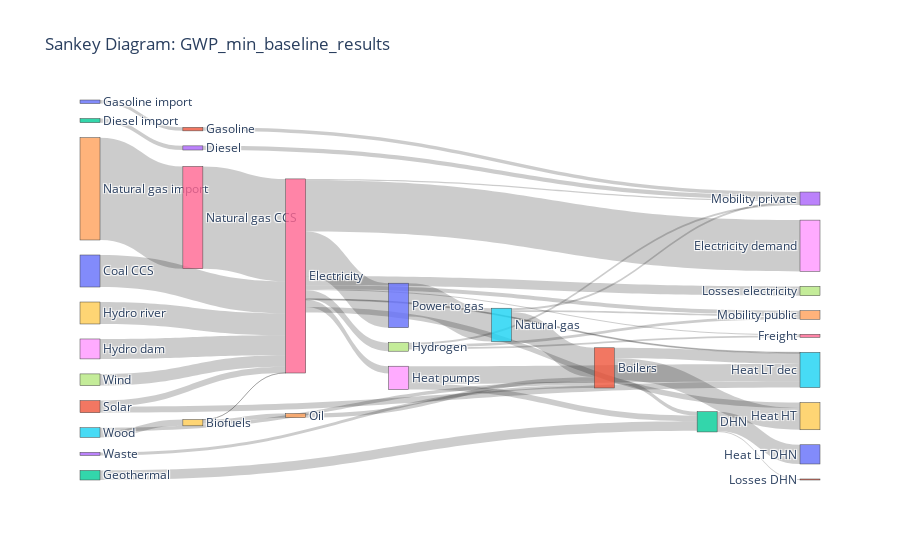

The notebook cell saved with this chart:
### Code cell
make_sankey("GWP_min_baseline_results")

### Figure 1 — Plotly figure (JSON) as saved in the notebook; plotly's stock layout.template omitted (floating-point values rounded to 4 significant figures)
{"data": [{"link": {"label": ["Gasoline import → Gasoline", "Gasoline → Mobility private", "Diesel import → Diesel", "Diesel → Mobility private", "Natural gas import → Natural gas CCS", "Natural gas → Mobility private", "Natural gas → Mobility public", "Natural gas CCS → Electricity", "Natural gas → Boilers", "Wind → Electricity", "Hydro dam → Electricity", "Hydro river → Electricity", "Coal CCS → Electricity", "Solar → Electricity", "Solar → Heat LT dec", "Geothermal → DHN", "Waste → Boilers", "Oil → Boilers", "Wood → Biofuels", "Wood → Boilers", "Electricity → Mobility private", "Electricity → Mobility public", "Electricity → Freight", "Electricity → Losses electricity", "Electricity → Electricity demand", "Electricity → Heat pumps", "Electricity → Hydrogen", "Electricity → Heat LT dec", "Electricity → Heat HT", "Hydrogen → Mobility private", "Hydrogen → Mobility public", "Hydrogen → Freight", "Heat pumps → Heat LT dec", "Heat pumps → DHN", "Biofuels → Electricity", "Biofuels → Oil", "Electricity → Power to gas", "Power to gas → Natural gas", "Boilers → Heat LT dec", "Boilers → DHN", "Boilers → Heat HT", "DHN → Heat LT DHN", "DHN → Losses DHN"], "source": [0, 1, 2, 3, 4, 5, 5, 6, 5, 7, 8, 9, 10, 11, 11, 12, 13, 14, 15, 15, 16, 16, 16, 16, 16, 16, 16, 16, 16, 17, 17, 17, 18, 18, 19, 19, 16, 20, 21, 21, 21, 22, 22], "target": [1, 23, 3, 23, 6, 23, 24, 16, 21, 16, 16, 16, 16, 16, 25, 22, 21, 21, 19, 21, 23, 24, 26, 27, 28, 18, 17, 25, 29, 23, 24, 26, 25, 22, 16, 14, 20, 5, 25, 22, 29, 30, 31], "value": [4.46, 4.46, 5.29, 5.29, 130.3, 2.49, 2.41, 130.3, 37.65, 14.85, 25.38, 27.97, 40.77, 7.73, 7.76, 12.19, 3.88, 5.3, 7.95, 4.33, 1.71, 4.9, 1.43, 11.91, 65.29, 9.24, 10.91, 1.22, 6.92, 2.7, 3.58, 2.45, 22.45, 7.31, 0.13, 5.3, 56.59, 42.55, 13.47, 4.88, 27.67, 24.47, 1.29]}, "node": {"label": ["Gasoline import", "Gasoline", "Diesel import", "Diesel", "Natural gas import", "Natural gas", "Natural gas CCS", "Wind", "Hydro dam", "Hydro river", "Coal CCS", "Solar", "Geothermal", "Waste", "Oil", "Wood", "Electricity", "Hydrogen", "Heat pumps", "Biofuels", "Power to gas", "Boilers", "DHN", "Mobility private", "Mobility public", "Heat LT dec", "Freight", "Losses electricity", "Electricity demand", "Heat HT", "Heat LT DHN", "Losses DHN"], "line": {"width": 0.5}, "pad": 15, "thickness": 20}, "type": "sankey"}], "layout": {"font": {"size": 12}, "title": {"text": "Sankey Diagram: GWP_min_baseline_results"}}}
